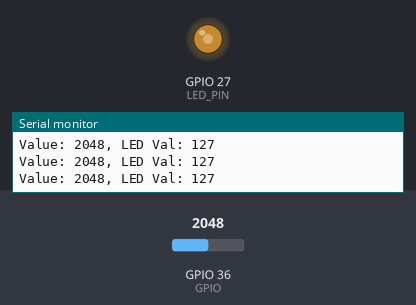
The sketch below on a simulated ESP32. On the bench: output pins drawn as LEDs (lit = HIGH), the last lines printed to the serial monitor. Inputs (shaded band) come from the test bench; at power-on: GPIO 36 (GPIO) = 2048.

Above: at 1.2 s.
1.3 s: GPIO 36 (GPIO) set to 1633
At 1.8 s:
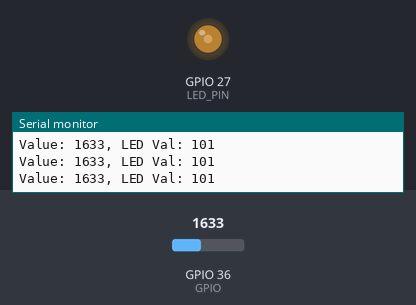
4.3 s: GPIO 36 (GPIO) set to 1557
At 5.6 s:
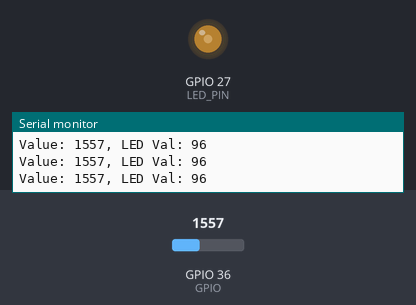
7.3 s: GPIO 36 (GPIO) set to 1048
At 8.0 s:
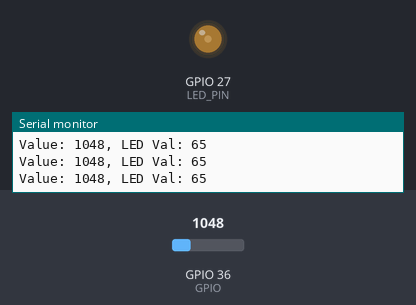
10.3 s: GPIO 36 (GPIO) set to 935
At 11.5 s:
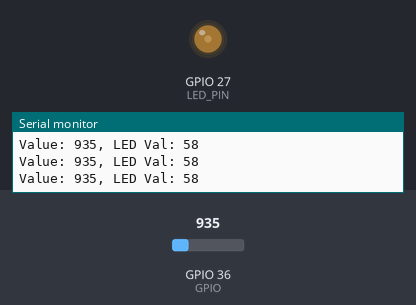
11.8 s: GPIO 36 (GPIO) set to 170
At 12.1 s:
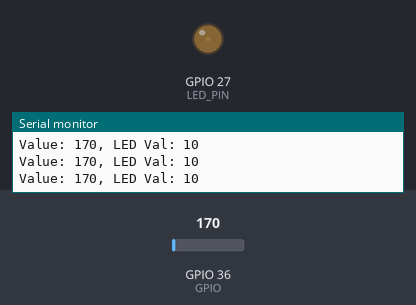
13.3 s: GPIO 36 (GPIO) set to 153
At 14.8 s:
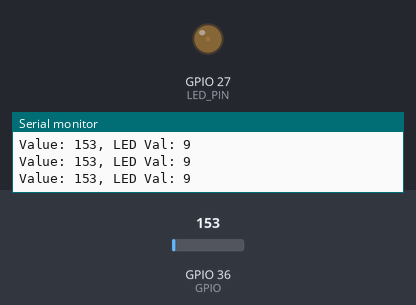
Timing chart, 0 to 15.8 s (numbered marks = the images above; inputs shaded):
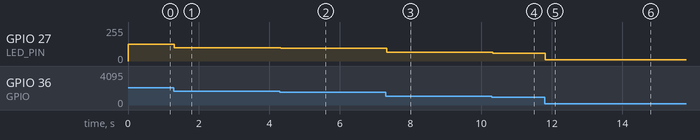

The sketch:

Potentiometer-Fade-LED.ino
```cpp
#define GPIO 36
#define VOLTAGE 3.3
#define LED_PIN 27

// Linear interpolation function to float map [0, 4096] => [0, 3.3]
float floatMap(float analogVal, float min_1, float max_1, float min_2, float max_2) {
  return min_2 + (analogVal - min_1) * (max_2 - min_2) / (max_1 - min_1);
}

void setup() {
  Serial.begin(9600);
  analogSetAttenuation(ADC_11db);  // Up to 3.3V input
  pinMode(LED_PIN, OUTPUT);

}

void loop() {
  int analogValue = analogRead(GPIO);     // Read on ANALOG_PIN_36
  float led = floatMap(analogValue, 0, 4095, 0, 255);

  int ledVal = (int)led;
  analogWrite(LED_PIN, ledVal);

  Serial.print("Value: ");
  Serial.print(analogValue);
  Serial.print(", LED Val: ");
  Serial.println(ledVal);

}
```

Measured:
- after the input at 1.3 s, GPIO 27 (LED_PIN): 127/255 → 101/255 at once
- after the input at 4.3 s, GPIO 27 (LED_PIN): 101/255 → 96/255 at once
- after the input at 7.3 s, GPIO 27 (LED_PIN): 96/255 → 65/255 at once
- after the input at 10.3 s, GPIO 27 (LED_PIN): 65/255 → 58/255 at once
- after the input at 11.8 s, GPIO 27 (LED_PIN): 58/255 → 10/255 at once
- after the input at 13.3 s, GPIO 27 (LED_PIN): 10/255 → 9/255 at once
